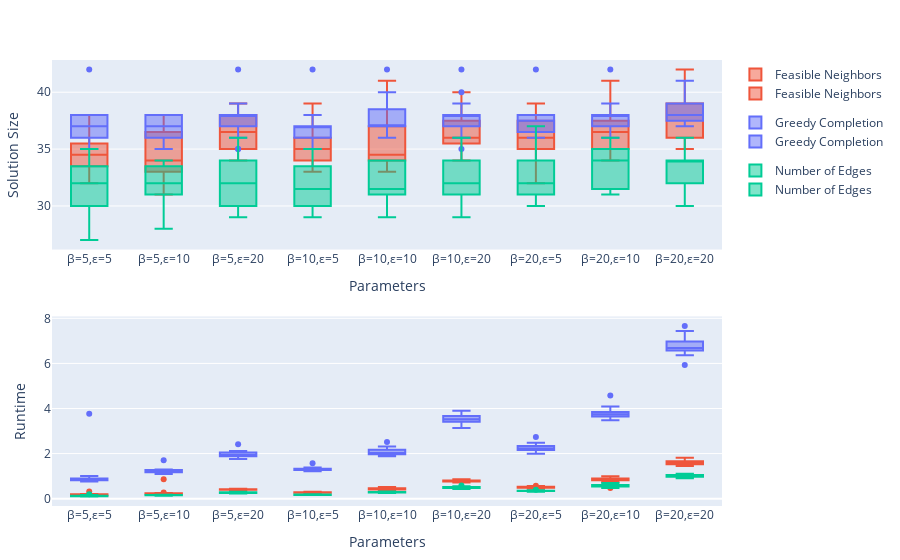

The notebook cell this image was saved under:
### Code cell
plot_df(df_075_500, "lbh-075-500")

### Figure 1 — Plotly figure (JSON) as saved in the notebook; plotly's stock layout.template omitted (floating-point values rounded to 4 significant figures; data arrays with more than 128 entries replaced by an {"elided": "..."} marker saying what was removed)
{"data": [{"legendgroup": "Feasible Neighbors", "marker": {"color": "#EF553B"}, "name": "Feasible Neighbors", "showlegend": true, "type": "box", "x": {"elided": "180 str values"}, "xaxis": "x1", "y": {"elided": "180 int values"}, "yaxis": "y1"}, {"legendgroup": "Greedy Completion", "marker": {"color": "#636efa"}, "name": "Greedy Completion", "showlegend": true, "type": "box", "x": {"elided": "180 str values"}, "xaxis": "x1", "y": {"elided": "180 int values"}, "yaxis": "y1"}, {"legendgroup": "Number of Edges", "marker": {"color": "#00cc96"}, "name": "Number of Edges", "showlegend": true, "type": "box", "x": {"elided": "180 str values"}, "xaxis": "x1", "y": {"elided": "180 int values"}, "yaxis": "y1"}, {"legendgroup": "Feasible Neighbors", "marker": {"color": "#EF553B"}, "name": "Feasible Neighbors", "showlegend": true, "type": "box", "x": {"elided": "180 str values"}, "xaxis": "x2", "y": {"elided": "180 float values"}, "yaxis": "y2"}, {"legendgroup": "Greedy Completion", "marker": {"color": "#636efa"}, "name": "Greedy Completion", "showlegend": true, "type": "box", "x": {"elided": "180 str values"}, "xaxis": "x2", "y": {"elided": "180 float values"}, "yaxis": "y2"}, {"legendgroup": "Number of Edges", "marker": {"color": "#00cc96"}, "name": "Number of Edges", "showlegend": true, "type": "box", "x": {"elided": "180 str values"}, "xaxis": "x2", "y": {"elided": "180 float values"}, "yaxis": "y2"}], "layout": {"margin": {"b": 50, "l": 50, "r": 50, "t": 60}, "xaxis1": {"anchor": "y1", "domain": [0, 1], "title": {"text": "Parameters"}}, "xaxis2": {"anchor": "y2", "domain": [0, 1], "title": {"text": "Parameters"}}, "yaxis1": {"anchor": "x1", "domain": [0.575, 1], "title": {"text": "Solution Size"}}, "yaxis2": {"anchor": "x2", "domain": [5.551e-17, 0.425], "title": {"text": "Runtime"}}}}
